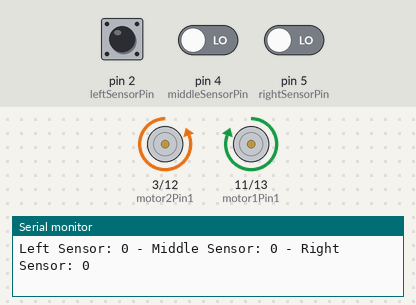
The sketch below on a simulated Arduino Uno, built with avr-gcc and run on an emulated ATmega328P. Shown: motor-driver pin pairs drawn as motors (green arrow = first pin HIGH = forward, orange = second pin HIGH = backward, longer = more drive), the last lines printed to the serial monitor. Inputs (shaded band) come from the test bench; at power-on: pin 5 (rightSensorPin) LOW, pin 2 (leftSensorPin) LOW, pin 4 (middleSensorPin) LOW.

Above: at 1.2 s.
1.3 s: pin 5 (rightSensorPin) driven HIGH
At 2.1 s:
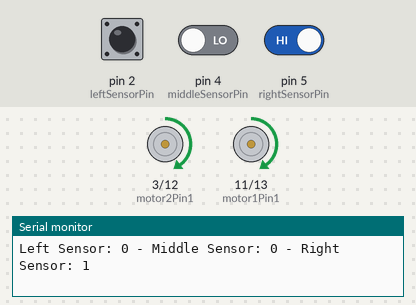
2.8 s: pin 2 (leftSensorPin) driven HIGH
At 4.0 s:
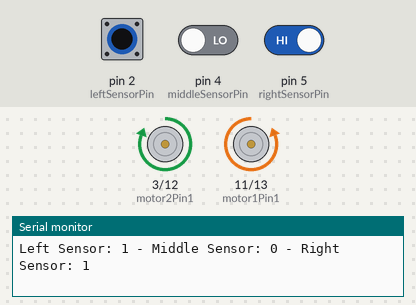
4.3 s: pin 2 (leftSensorPin) driven LOW
At 5.8 s:
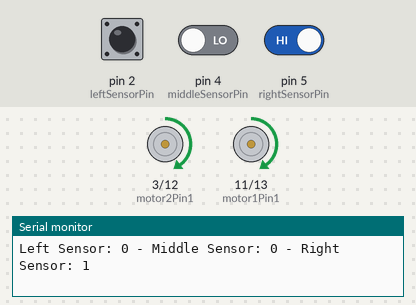
7.3 s: pin 5 (rightSensorPin) driven LOW
At 8.5 s:
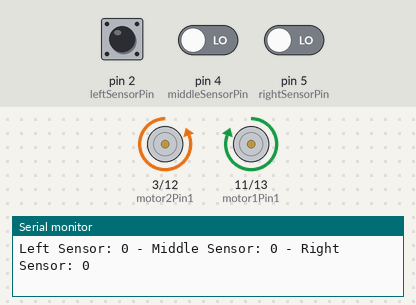
8.8 s: pin 2 (leftSensorPin) driven HIGH and pin 4 (middleSensorPin) driven HIGH
At 10.3 s:
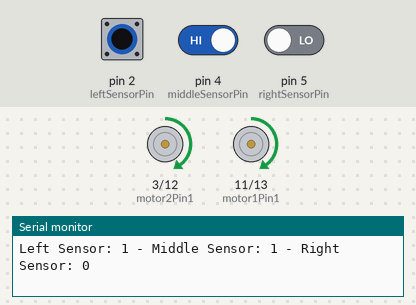
11.8 s: pin 2 (leftSensorPin) pulsed LOW 2 times (0.12 s each, 0.3 s apart)
At 12.21 s:
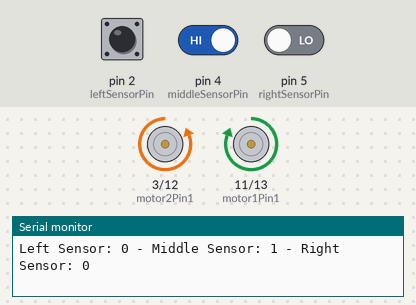
Timing chart, 0 to 14.8 s (numbered marks = the images above; inputs shaded):
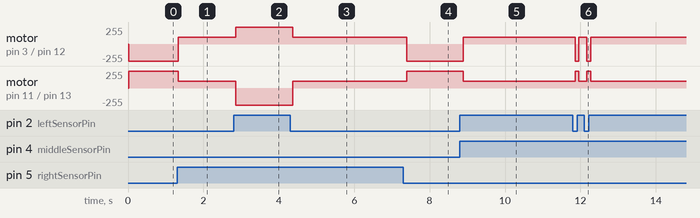

The sketch:

cesafirobotprototype.ino
```cpp
// L298P Motor Driver Pins
const int motor1Pin1 = 11; // Connect to L298P IN1
const int motor1Pin2 = 13; // Connect to L298P IN2
const int motor2Pin1 = 3;   // Connect to L298P IN3
const int motor2Pin2 = 12;  // Connect to L298P IN4

// Infrared sensor pins
const int leftSensorPin = 2;    // Left sensor pin
const int middleSensorPin = 4;  // Middle sensor pin
const int rightSensorPin = 5;   // Right sensor pin

// Motor speeds
const int motorSpeed = 100;

const unsigned long pingInterval = 20; // Read sensors every 100 milliseconds

unsigned long lastPingTime = 0; // Variable to store the last time sensors were read

void setup() {
  // Set the motor pins as outputs
  pinMode(motor1Pin1, OUTPUT);
  pinMode(motor1Pin2, OUTPUT);
  pinMode(motor2Pin1, OUTPUT);
  pinMode(motor2Pin2, OUTPUT);

  // Set sensor pins as inputs
  pinMode(leftSensorPin, INPUT);
  pinMode(middleSensorPin, INPUT);
  pinMode(rightSensorPin, INPUT);

  // Initialize Serial communication
  Serial.begin(9600);
}

// Function to move forward
void moveForward() {
  analogWrite(motor1Pin1, motorSpeed);
  digitalWrite(motor1Pin2, LOW);
  analogWrite(motor2Pin1, motorSpeed);
  digitalWrite(motor2Pin2, LOW);
}

// Function to move backward
void moveBackward() {
  digitalWrite(motor1Pin1, LOW);
  analogWrite(motor1Pin2, motorSpeed);
  digitalWrite(motor2Pin1, LOW);
  analogWrite(motor2Pin2, motorSpeed);
}

// Function to turn left
void turnLeft() {
  analogWrite(motor1Pin1, 255);
  digitalWrite(motor1Pin2, LOW);
  digitalWrite(motor2Pin1, LOW);
  analogWrite(motor2Pin2, 255);
}

// Function to turn right
void turnRight() {
  digitalWrite(motor1Pin1, LOW);
  analogWrite(motor1Pin2, 255);
  analogWrite(motor2Pin1, 255);
  digitalWrite(motor2Pin2, LOW);
}

// Function to stop
void stopMotors() {
  digitalWrite(motor1Pin1, LOW);
  digitalWrite(motor1Pin2, LOW);
  digitalWrite(motor2Pin1, LOW);
  digitalWrite(motor2Pin2, LOW);
}

void loop() {
  // Read sensor values
   if (millis() - lastPingTime >= pingInterval) {

      lastPingTime = millis();
  int leftSensorValue = digitalRead(leftSensorPin);
  int middleSensorValue = digitalRead(middleSensorPin);
  int rightSensorValue = digitalRead(rightSensorPin);

  // Output sensor values to serial monitor
  Serial.print("Left Sensor: ");
  Serial.print(leftSensorValue);
  Serial.print(" - Middle Sensor: ");
  Serial.print(middleSensorValue);
  Serial.print(" - Right Sensor: ");
  Serial.println(rightSensorValue);

  // Line follower algorithm
  if (leftSensorValue == HIGH && middleSensorValue == HIGH && rightSensorValue == LOW) {
    // No line detected, stop
    moveForward();
  } else if (leftSensorValue == LOW && middleSensorValue == LOW && rightSensorValue == LOW) {
    // Right sensor detects line, turn right

    turnLeft();
    delay(100);
  }
  else if (leftSensorValue == LOW && middleSensorValue == HIGH && rightSensorValue == LOW) {
    // Right sensor detects line, turn right

    turnLeft();
    delay(100);
  } else if (leftSensorValue == LOW && middleSensorValue == LOW && rightSensorValue == HIGH) {
    // Middle sensor detects line, move forward
    moveForward();
  } else if (leftSensorValue == HIGH && middleSensorValue == LOW && rightSensorValue == HIGH) {
    // Left sensor detects line, turn left
    turnRight();
    delay(100);


  }
   else if (leftSensorValue == HIGH && middleSensorValue == HIGH && rightSensorValue == HIGH) {
    // Left sensor detects line, turn left
    turnRight();
    delay(1000);

  } else if (leftSensorValue == HIGH && middleSensorValue == HIGH && rightSensorValue == LOW) {
    // All sensors detect line, stop
    stopMotors();
  }
  }
}
```

Measured:
- after the input at 1.3 s, motor on pin 3 (motor2Pin1) / pin 12 (motor2Pin2): backward 255/255 → forward 100/255 at once; motor on pin 11 (motor1Pin1) / pin 13 (motor1Pin2): forward 255/255 → forward 100/255 at once
- after the input at 2.8 s, motor on pin 3 (motor2Pin1) / pin 12 (motor2Pin2): forward 100/255 → forward 255/255 after 0.06 s; motor on pin 11 (motor1Pin1) / pin 13 (motor1Pin2): forward 100/255 → backward 255/255 after 0.06 s
- after the input at 4.3 s, motor on pin 3 (motor2Pin1) / pin 12 (motor2Pin2): forward 255/255 → forward 100/255 after 0.07 s; motor on pin 11 (motor1Pin1) / pin 13 (motor1Pin2): backward 255/255 → forward 100/255 after 0.07 s
- after the input at 7.3 s, motor on pin 3 (motor2Pin1) / pin 12 (motor2Pin2): forward 100/255 → backward 255/255 after 0.09 s; motor on pin 11 (motor1Pin1) / pin 13 (motor1Pin2): forward 100/255 → forward 255/255 after 0.09 s
- after the input at 8.8 s, motor on pin 3 (motor2Pin1) / pin 12 (motor2Pin2): backward 255/255 → forward 100/255 after 0.10 s; motor on pin 11 (motor1Pin1) / pin 13 (motor1Pin2): forward 255/255 → forward 100/255 after 0.10 s
